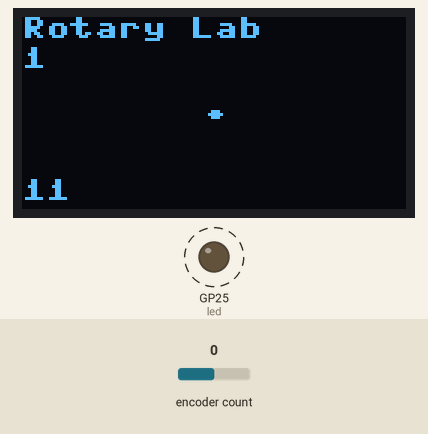
This program was run on a simulated Raspberry Pi Pico running MicroPython. Shown: 128×64 one-colour display, output pins drawn as LEDs (lit = HIGH). Dashed ring = blinking. Inputs (shaded band) come from the test bench; at power-on: encoder count 0. Pins used as bus, display or sensor lines are not drawn; what the program prints to the serial console is not drawn.

Above: at 1.28 s.
1.3 s: encoder count set to 1
At 1.61 s:
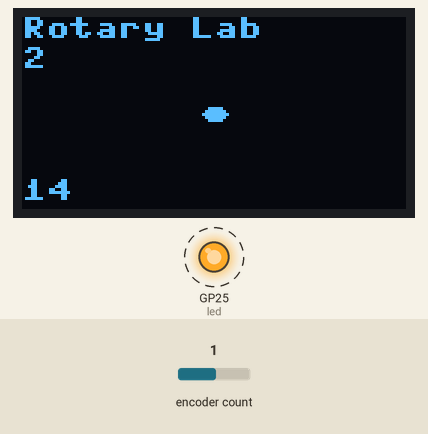
3.1 s: encoder count set to 2
At 3.36 s:
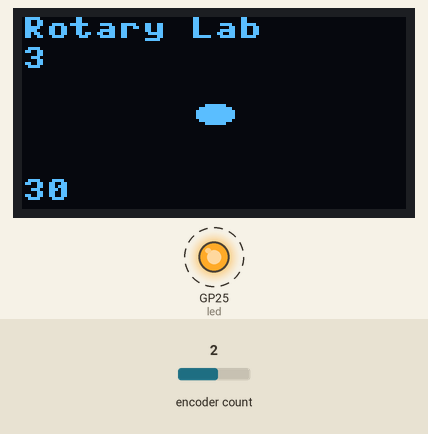
4.6 s: encoder count set to 3
At 4.88 s:
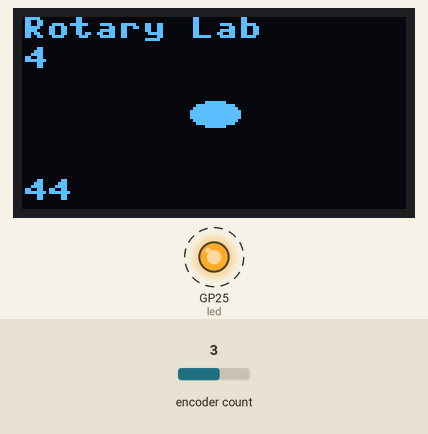
Timing chart, 0 to 12.1 s (numbered marks = the images above; inputs shaded):
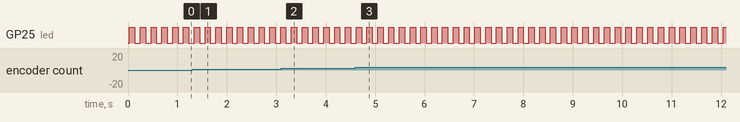

The program:

05-rotary-ellipse-test.py
```python
from rotary_irq_rp2 import RotaryIRQ
import utime as time
from machine import Pin

from machine import Pin
from utime import sleep
import ssd1306

# this is the built-in LED on the Pico
led = Pin('LED', Pin.OUT)

WIDTH = 128
HALF_WIDTH = int(WIDTH/2)
HEIGHT = 64
HALF_HEIGHT = int(HEIGHT/2)

clock=Pin(2)
data=Pin(3)
RES = machine.Pin(4)
DC = machine.Pin(5)
CS = machine.Pin(6)

spi=machine.SPI(0, sck=clock, mosi=data)
oled = ssd1306.SSD1306_SPI(WIDTH, HEIGHT, spi, DC, RES, CS)

PIN_NUM_CLK = 12
PIN_NUM_DATA = 13
# defauls are for pull up input pins and bounded ranges
# note there is a bug in the ellipse() function that hangs if a radius is 0
r = RotaryIRQ(pin_num_clk=PIN_NUM_CLK,
              pin_num_dt=PIN_NUM_DATA,
              min_val=1,
              max_val=45)

val_old = HALF_WIDTH

def update_display(counter, rotary_val):
    oled.fill(0)

    if rotary_val > 32:
        color = 0
    else:
        color = 1
    oled.ellipse(HALF_WIDTH, HALF_HEIGHT, int(rotary_val*2), rotary_val, 1, 1)
    oled.text('Rotary Lab', 0, 0, color)
    oled.text(str(rotary_val), 0, 10, color)
    oled.text(str(counter), 0, 54, color)
    oled.show()

counter = 0
while True:
    rotary_val = r.value()
    if val_old != rotary_val:
        val_old = rotary_val
        print('result =', rotary_val)
    update_display(counter, rotary_val)
    led.toggle()
    sleep(.1)
    counter += 1
```

Measured:
- by itself, GP25 (led): alternates HIGH for 0.11 s and LOW for 0.11 s
